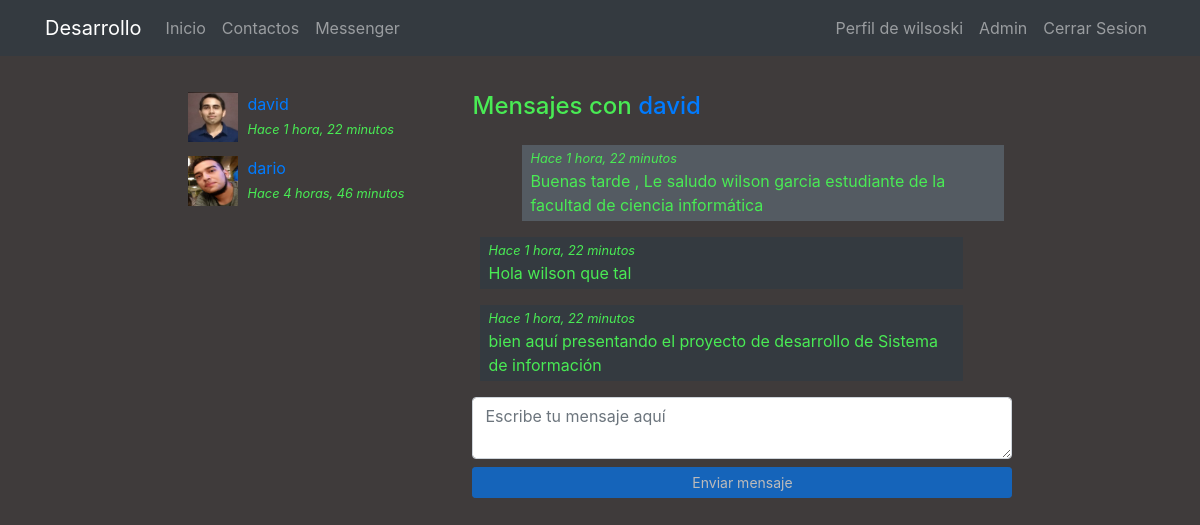
The app's page /messenger/thread/2/ (signed in) with its own data.
### registration/models.py (models this page shows)
class Profile(models.Model):
    user = models.OneToOneField(User, on_delete=models.CASCADE)
    avatar = models.ImageField(upload_to=custom_upload_avatar, null=True, blank=True)
    bio = models.TextField(null=True, blank=True)
    link = models.URLField(max_length=200, null=True, blank=True)
    class Meta:
        ordering = ['user__username']

### messenger/models.py (models this page shows)
class Thread(models.Model):
    users = models.ManyToManyField(User, related_name='threads')
    messages = models.ManyToManyField(Message)
    updated = models.DateTimeField(auto_now=True)
    objects = ThreadManager()
    class Meta:
        ordering = ['-updated']

class Message(models.Model):
    user = models.ForeignKey(User, on_delete=models.CASCADE)
    content = models.TextField()
    created = models.DateTimeField(auto_now_add=True)
    class Meta:
        ordering = ['created']

### messenger/views.py (the view)
# urls.py: path('thread/<int:pk>/', ThreadDetail.as_view(), name='detail'),
@method_decorator(login_required, name="dispatch")
class ThreadDetail(DetailView):
    model = Thread
    def get_object(self):
        obj = super(ThreadDetail, self).get_object()
        if self.request.user not in obj.users.all():
            raise Http404()
        return obj

### messenger/templates/messenger/thread_detail.html (shortened to what this page needs)
{% extends 'core/base.html' %}
{% load static %}
{% block content %}
<main role="main">
  <div class="container">
    <div class="row mt-3">
      <div class="col-md-9 mx-auto mb-5">
        <div class="row">
          <div class="col-md-4">
            {% for thread in request.user.threads.all %}
              {% if thread.messages.all|length > 0 %}
                <div class="mb-3">
                  {% for user in thread.users.all %}
                    {% if user != request.user %}
                      {% if user.profile.avatar %}
                        <img src="{{user.profile.avatar.url}}" class="avatar">
                      {% else %}
                        <img src="{% static 'registration/img/no-avatar.jpg' %}" class="avatar">
                      {% endif %}
                      <div>
                        <a href="{% url 'messenger:detail' thread.pk %}">{{user}}</a><br>
                        <small><i>Hace {{thread.messages.last.created|timesince}}</i></small>
                      </div>
                    {% endif %}
                  {% endfor %}
                </div>
              {% endif %}
            {% endfor %}
          </div>
          <div class="col-md-8">
            {% for user in thread.users.all %}
              {% if user != request.user %}
                <h4 class="mb-4">Mensajes con <a href="{% url 'profiles:detail' user %} ">{{user}}</a></h4>
              {% endif %}
            {% endfor %}
            <div class="thread" id="thread">
              {% for message in object.messages.all %}
                <div {% if request.user == message.user %}class="mine mb-3"{% else %}class="other mb-3"{% endif %}>
                  <small><i>Hace {{thread.messages.last.created|timesince}}</i></small><br>
                  {{message.content}}
                </div>
              {% endfor %}
            </div>
            <textarea id="content" class="form-control mb-2" rows="2" placeholder="Escribe tu mensaje aquí"></textarea>
            <button id="send" class="btn btn-primary btn-sm btn-block" disabled>Enviar mensaje</button>
          </div>
        </div>
    </div>
  </div>
</main>
{% endblock %}

### core/templates/core/base.html (shortened to what this page needs)
<!DOCTYPE html>
<html lang="es">
  <head>
    {% load static %}
    <link href="{% static 'core/vendor/bootstrap/css/bootstrap.min.css' %}" rel="stylesheet">
    <link href="{% static 'core/vendor/font-awesome/css/font-awesome.min.css' %}" rel="stylesheet" type="text/css">
    <link href="{% static 'core/css/main.css' %}" rel="stylesheet">
  </head>
  <body>
    <body>
      <nav class="navbar navbar-expand-lg navbar-dark bg-dark">
        <div class="container">
          <a class="navbar-brand" href="{% url 'home' %}">Desarrollo</a>
          <div class="collapse navbar-collapse" id="ned">
            <ul class="navbar-nav mr-auto">
              <li class="nav-item">
                <a class="nav-link" href="{% url 'home' %}">Inicio</a>
              </li>
              <li class="nav-item">
                <a class="nav-link" href="{% url 'profiles:list' %}">Contactos</a>
              </li>
                <li class="nav-item">
                  <a class="nav-link" href="{% url 'messenger:list' %}">Messenger</a>
                </li>
            </ul>
            <ul class="navbar-nav">
              {% if not request.user.is_authenticated %}
                <li class="nav-item">
                  <a class="nav-link" href="{% url 'login' %}">Iniciar Sesion</a>
                </li>
                <li class="nav-item">
                  <a class="nav-link" href="{% url 'signup' %}">Registrar</a>
                </li>
              {% else %}
                <li class="nav-item">
                  <a class="nav-link" href="{% url 'profile' %}">Perfil de  {{ user.username }}</a>
                </li>
                {% if request.user.is_staff %}
                  <li class="nav-item">
                    <a class="nav-link" href="{% url 'admin:index' %}">Admin</a>
                  </li>
                {% endif %}
                <li class="nav-item">
                  <a class="nav-link" href="{% url 'logout' %}">Cerrar Sesion</a>
                </li>
              {% endif %}
            </ul>
          </div>
        </div>
      </nav>
      {% block content %}{% endblock %}
  </body>
</html>

### core/static/core/css/main.css (style rules this page uses)
main { padding-top: 20px; }
:root { --jumbotron-padding-y: 3rem; }
body { background-color: #3f3b3b; background-size: cover; color: #49EB54; }
a { color: #007bff; text-decoration: none; background-color: transparent; }

### messenger/templates/messenger/thread_detail.html (style rules this page uses)
.avatar { width:50px; height:50px; float:left; margin-right:10px; }
.thread { max-height:300px; overflow-y:auto; padding:0 0.5em; }
.mine { padding:0 0.5em 0.25em; background-color:#545b62; width:92%; margin-left:8%; }
.other { padding:0 0.5em 0.25em; background-color:#343a40; width:92%; }

### records on screen
Thread: messages.last.created "1 hora, 22 minutos"
Thread: messages.last.created "4 horas, 46 minutos"
Message: content "Buenas tarde , Le saludo wilson garcia estudiante de la facultad de ciencia informática"
Message: content "Hola wilson que tal"
Message: content "bien aquí presentando el proyecto de desarrollo de Sistema de información"

### other values on screen
{{ user.username }} "wilsoski"
{{ user }} "david"
{{ user }} "dario"
